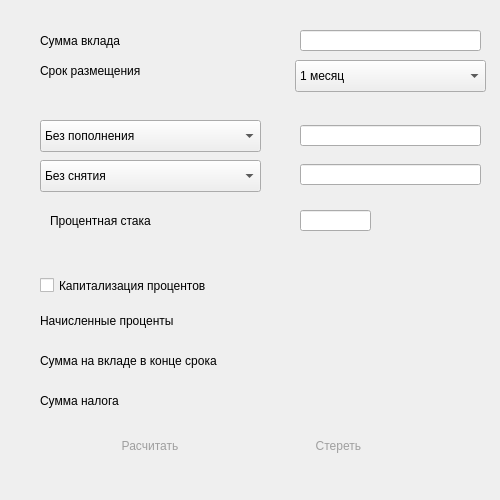
<?xml version="1.0" encoding="UTF-8"?>
<ui version="4.0">
 <class>debit</class>
 <widget class="QWidget" name="debit">
  <property name="geometry">
   <rect>
    <x>0</x>
    <y>0</y>
    <width>500</width>
    <height>500</height>
   </rect>
  </property>
  <property name="minimumSize">
   <size>
    <width>500</width>
    <height>500</height>
   </size>
  </property>
  <property name="maximumSize">
   <size>
    <width>500</width>
    <height>500</height>
   </size>
  </property>
  <property name="windowTitle">
   <string>debit</string>
  </property>
  <widget class="QLabel" name="label_2">
   <property name="geometry">
    <rect>
     <x>40</x>
     <y>60</y>
     <width>151</width>
     <height>21</height>
    </rect>
   </property>
   <property name="text">
    <string>Срок размещения</string>
   </property>
  </widget>
  <widget class="QLabel" name="label_6">
   <property name="geometry">
    <rect>
     <x>50</x>
     <y>210</y>
     <width>151</width>
     <height>21</height>
    </rect>
   </property>
   <property name="text">
    <string>Процентная стака</string>
   </property>
  </widget>
  <widget class="QLabel" name="label">
   <property name="geometry">
    <rect>
     <x>40</x>
     <y>30</y>
     <width>91</width>
     <height>21</height>
    </rect>
   </property>
   <property name="text">
    <string>Сумма вклада</string>
   </property>
  </widget>
  <widget class="QLabel" name="label_8">
   <property name="geometry">
    <rect>
     <x>40</x>
     <y>350</y>
     <width>211</width>
     <height>21</height>
    </rect>
   </property>
   <property name="text">
    <string>Сумма на вкладе в конце срока</string>
   </property>
  </widget>
  <widget class="QLabel" name="label_9">
   <property name="geometry">
    <rect>
     <x>40</x>
     <y>310</y>
     <width>151</width>
     <height>21</height>
    </rect>
   </property>
   <property name="text">
    <string>Начисленные проценты</string>
   </property>
  </widget>
  <widget class="QLabel" name="label_10">
   <property name="geometry">
    <rect>
     <x>40</x>
     <y>390</y>
     <width>151</width>
     <height>21</height>
    </rect>
   </property>
   <property name="text">
    <string>Сумма налога</string>
   </property>
  </widget>
  <widget class="QLineEdit" name="lineSum">
   <property name="geometry">
    <rect>
     <x>300</x>
     <y>30</y>
     <width>181</width>
     <height>21</height>
    </rect>
   </property>
  </widget>
  <widget class="QLineEdit" name="linePlus">
   <property name="geometry">
    <rect>
     <x>300</x>
     <y>125</y>
     <width>181</width>
     <height>21</height>
    </rect>
   </property>
  </widget>
  <widget class="QLineEdit" name="linePersentRate">
   <property name="geometry">
    <rect>
     <x>300</x>
     <y>210</y>
     <width>71</width>
     <height>21</height>
    </rect>
   </property>
  </widget>
  <widget class="QPushButton" name="pushStart">
   <property name="geometry">
    <rect>
     <x>100</x>
     <y>430</y>
     <width>100</width>
     <height>32</height>
    </rect>
   </property>
   <property name="styleSheet">
    <string notr="true">  QPushButton:open { /* when the button has its menu open */
        /*background-color: qlineargradient(x1: 1, y0: 1, x2: 1, y2: 1,
                                           stop: 1 #535353 stop: 1 #535353);*/
      background-repeat: repeat-y;
      background-position: left;

     }

  QPushButton{
     	border-color: darkblue;
		border-style: outset; /*groove*/
		color: palette(dark);
}

     QPushButton::menu-indicator {
         image: url(menu_indicator.png);
         subcontrol-origin: padding;
         subcontrol-position: bottom right;
     }



QPushButton:hover { color: green } /*при наведении*/</string>
   </property>
   <property name="text">
    <string>Расчитать</string>
   </property>
  </widget>
  <widget class="QLabel" name="lineFinalTax">
   <property name="geometry">
    <rect>
     <x>310</x>
     <y>391</y>
     <width>151</width>
     <height>20</height>
    </rect>
   </property>
   <property name="text">
    <string/>
   </property>
  </widget>
  <widget class="QLabel" name="lineFinalSum">
   <property name="geometry">
    <rect>
     <x>310</x>
     <y>350</y>
     <width>171</width>
     <height>21</height>
    </rect>
   </property>
   <property name="text">
    <string/>
   </property>
  </widget>
  <widget class="QLabel" name="lineFinalPercent">
   <property name="geometry">
    <rect>
     <x>310</x>
     <y>310</y>
     <width>151</width>
     <height>21</height>
    </rect>
   </property>
   <property name="text">
    <string/>
   </property>
  </widget>
  <widget class="QCheckBox" name="checkCapital">
   <property name="geometry">
    <rect>
     <x>40</x>
     <y>270</y>
     <width>211</width>
     <height>31</height>
    </rect>
   </property>
   <property name="text">
    <string>Капитализация процентов</string>
   </property>
  </widget>
  <widget class="QPushButton" name="pushButton_2">
   <property name="geometry">
    <rect>
     <x>290</x>
     <y>430</y>
     <width>100</width>
     <height>32</height>
    </rect>
   </property>
   <property name="styleSheet">
    <string notr="true">  QPushButton:open { /* when the button has its menu open */
        /*background-color: qlineargradient(x1: 1, y0: 1, x2: 1, y2: 1,
                                           stop: 1 #535353 stop: 1 #535353);*/
      background-repeat: repeat-y;
      background-position: left;

     }

  QPushButton{
     	border-color: darkblue;
		border-style: outset; /*groove*/
		color: palette(dark);
}

     QPushButton::menu-indicator {
         image: url(menu_indicator.png);
         subcontrol-origin: padding;
         subcontrol-position: bottom right;
     }



QPushButton:hover { color: orange } /*при наведении*/</string>
   </property>
   <property name="text">
    <string>Стереть </string>
   </property>
  </widget>
  <widget class="QLineEdit" name="lineMinus">
   <property name="geometry">
    <rect>
     <x>300</x>
     <y>164</y>
     <width>181</width>
     <height>21</height>
    </rect>
   </property>
  </widget>
  <widget class="QComboBox" name="comboBoxPlus">
   <property name="geometry">
    <rect>
     <x>40</x>
     <y>120</y>
     <width>221</width>
     <height>32</height>
    </rect>
   </property>
   <item>
    <property name="text">
     <string>Без пополнения</string>
    </property>
   </item>
   <item>
    <property name="text">
     <string>Пополнение раз в год </string>
    </property>
   </item>
   <item>
    <property name="text">
     <string>Пополнение раз в полугодие</string>
    </property>
   </item>
   <item>
    <property name="text">
     <string>Пополнение раз в квартал</string>
    </property>
   </item>
   <item>
    <property name="text">
     <string>Пополнение раз в месяц</string>
    </property>
   </item>
  </widget>
  <widget class="QComboBox" name="comboBoxMinus">
   <property name="geometry">
    <rect>
     <x>40</x>
     <y>160</y>
     <width>221</width>
     <height>32</height>
    </rect>
   </property>
   <item>
    <property name="text">
     <string>Без снятия</string>
    </property>
   </item>
   <item>
    <property name="text">
     <string>Снятие раз в год </string>
    </property>
   </item>
   <item>
    <property name="text">
     <string>Снятие раз в полугодие</string>
    </property>
   </item>
   <item>
    <property name="text">
     <string>Снятие раз в квартал</string>
    </property>
   </item>
   <item>
    <property name="text">
     <string>Снятие раз в месяц</string>
    </property>
   </item>
  </widget>
  <widget class="QComboBox" name="comboBoxPeriod">
   <property name="geometry">
    <rect>
     <x>295</x>
     <y>60</y>
     <width>191</width>
     <height>32</height>
    </rect>
   </property>
   <item>
    <property name="text">
     <string>1 месяц</string>
    </property>
   </item>
   <item>
    <property name="text">
     <string>3 месяца</string>
    </property>
   </item>
   <item>
    <property name="text">
     <string>6 месяцев</string>
    </property>
   </item>
   <item>
    <property name="text">
     <string>1 год</string>
    </property>
   </item>
   <item>
    <property name="text">
     <string>2 года</string>
    </property>
   </item>
   <item>
    <property name="text">
     <string>3 года</string>
    </property>
   </item>
   <item>
    <property name="text">
     <string>4 года</string>
    </property>
   </item>
   <item>
    <property name="text">
     <string>5 лет</string>
    </property>
   </item>
  </widget>
 </widget>
 <resources/>
 <connections/>
</ui>
